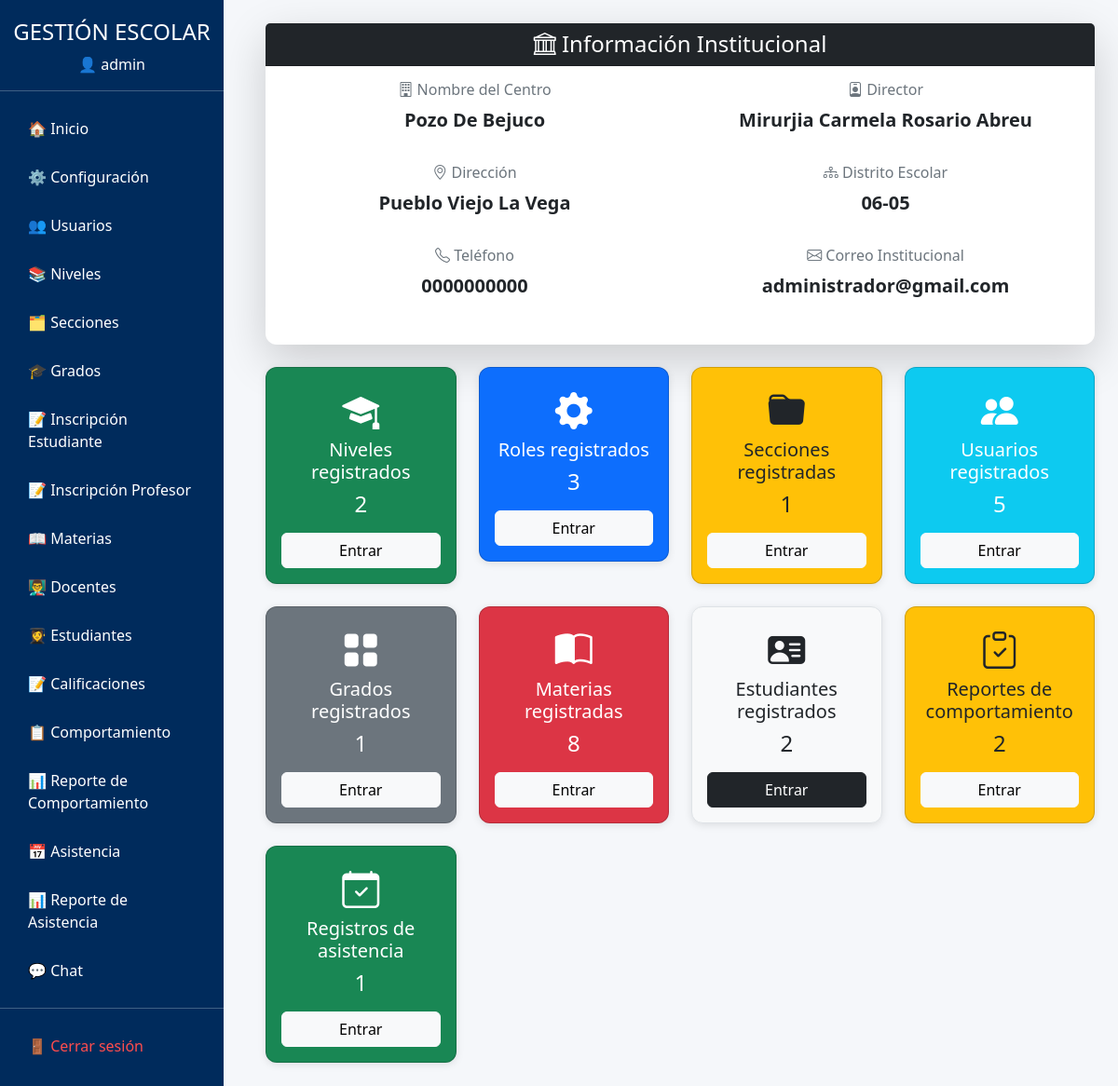
/principal.php (signed in), run on the app's committed database.
### tables this page shows
CREATE TABLE `configuracion` (
  `id` int(11) NOT NULL,
  `nombre_centro` varchar(150) NOT NULL,
  `direccion` varchar(200) NOT NULL,
  `distrito` varchar(100) NOT NULL,
  `telefono` varchar(20) DEFAULT NULL,
  `correo` varchar(150) DEFAULT NULL,
  `director` varchar(100) DEFAULT NULL,
  `fecha_creacion` date DEFAULT curdate()
);

### panel_admin.php (the view)
<?php
$niveles = $conn->query("SELECT COUNT(*) AS total FROM niveles")->fetch_assoc()['total'];
$roles = $conn->query("SELECT COUNT(*) AS total FROM roles")->fetch_assoc()['total'];
$secciones = $conn->query("SELECT COUNT(*) AS total FROM secciones")->fetch_assoc()['total'];
$usuarios = $conn->query("SELECT COUNT(*) AS total FROM usuarios")->fetch_assoc()['total'];
$grados = $conn->query("SELECT COUNT(*) AS total FROM grados1")->fetch_assoc()['total'];
$materias = $conn->query("SELECT COUNT(*) AS total FROM materias")->fetch_assoc()['total'];
$estudiantes = $conn->query("SELECT COUNT(*) AS total FROM estudiantes")->fetch_assoc()['total'];
$comportamiento = $conn->query("SELECT COUNT(*) AS total FROM comportamiento")->fetch_assoc()['total'];
$asistencia = $conn->query("SELECT COUNT(*) AS total FROM asistencia")->fetch_assoc()['total'];
$config = $conn->query("SELECT * FROM configuracion LIMIT 1")->fetch_assoc();
?>
<?php if (!empty($config)) { ?>
<div class="card shadow-lg mb-4 border-0">
    <div class="card-header bg-dark text-white text-center">
        <h4 class="mb-0"><i class="bi bi-bank"></i> Información Institucional</h4>
    </div>
    <div class="card-body">
        <div class="row mb-3">
            <div class="col-md-6">
                <h6 class="text-secondary"><i class="bi bi-building"></i> Nombre del Centro</h6>
                <p class="fs-5 fw-bold"><?php echo htmlspecialchars($config['nombre_centro']); ?></p>
            </div>
            <div class="col-md-6">
                <h6 class="text-secondary"><i class="bi bi-person-badge"></i> Director</h6>
                <p class="fs-5 fw-bold"><?php echo htmlspecialchars($config['director']); ?></p>
            </div>
        </div>
        <div class="row mb-3">
            <div class="col-md-6">
                <h6 class="text-secondary"><i class="bi bi-geo-alt"></i> Dirección</h6>
                <p class="fs-5"><?php echo htmlspecialchars($config['direccion']); ?></p>
            </div>
            <div class="col-md-6">
                <h6 class="text-secondary"><i class="bi bi-diagram-3"></i> Distrito Escolar</h6>
                <p class="fs-5"><?php echo htmlspecialchars($config['distrito']); ?></p>
            </div>
        </div>
        <div class="row mb-3">
            <div class="col-md-6">
                <h6 class="text-secondary"><i class="bi bi-telephone"></i> Teléfono</h6>
                <p class="fs-5"><?php echo htmlspecialchars($config['telefono']); ?></p>
            </div>
            <div class="col-md-6">
                <h6 class="text-secondary"><i class="bi bi-envelope"></i> Correo Institucional</h6>
                <p class="fs-5"><?php echo htmlspecialchars($config['correo']); ?></p>
            </div>
        </div>
    </div>
</div>
<?php } ?>
<div class="row g-4">
    <div class="col-md-3">
        <div class="card bg-success p-3 text-center text-white">
            <i class="bi bi-mortarboard-fill" style="font-size:40px;"></i>
            <h5>Niveles registrados</h5>
            <h4><?php echo $niveles; ?></h4>
            <a href="principal.php?seccion=niveles" class="btn btn-light mt-2 w-100">Entrar</a>
        </div>
    </div>
    <div class="col-md-3">
        <div class="card bg-primary p-3 text-center text-white">
            <i class="bi bi-gear-fill" style="font-size:40px;"></i>
            <h5>Roles registrados</h5>
            <h4><?php echo $roles; ?></h4>
            <a href="principal.php?seccion=roles" class="btn btn-light mt-2 w-100">Entrar</a>
        </div>
    </div>
    <div class="col-md-3">
        <div class="card bg-warning p-3 text-center text-dark">
            <i class="bi bi-folder-fill" style="font-size:40px;"></i>
            <h5>Secciones registradas</h5>
            <h4><?php echo $secciones; ?></h4>
            <a href="principal.php?seccion=secciones" class="btn btn-light mt-2 w-100">Entrar</a>
        </div>
    </div>
    <div class="col-md-3">
        <div class="card bg-info p-3 text-center text-white">
            <i class="bi bi-people-fill" style="font-size:40px;"></i>
            <h5>Usuarios registrados</h5>
            <h4><?php echo $usuarios; ?></h4>
            <a href="principal.php?seccion=usuarios" class="btn btn-light mt-2 w-100">Entrar</a>
        </div>
    </div>
    <div class="col-md-3">
        <div class="card bg-secondary p-3 text-center text-white">
            <i class="bi bi-grid-fill" style="font-size:40px;"></i>
            <h5>Grados registrados</h5>
            <h4><?php echo $grados; ?></h4>
            <a href="principal.php?seccion=grados" class="btn btn-light mt-2 w-100">Entrar</a>
        </div>
    </div>
    <div class="col-md-3">
        <div class="card bg-danger p-3 text-center text-white">
            <i class="bi bi-book-half" style="font-size:40px;"></i>
            <h5>Materias registradas</h5>
            <h4><?php echo $materias; ?></h4>
            <a href="principal.php?seccion=materias" class="btn btn-light mt-2 w-100">Entrar</a>
        </div>
    </div>
    <div class="col-md-3">
        <div class="card bg-light p-3 text-center text-dark border">
            <i class="bi bi-person-vcard-fill" style="font-size:40px;"></i>
            <h5>Estudiantes registrados</h5>
            <h4><?php echo $estudiantes; ?></h4>
            <a href="principal.php?seccion=estudiantes" class="btn btn-dark mt-2 w-100">Entrar</a>
        </div>
    </div>
    <div class="col-md-3">
        <div class="card bg-warning p-3 text-center text-dark">
            <i class="bi bi-clipboard-check" style="font-size:40px;"></i>
            <h5>Reportes de comportamiento</h5>
            <h4><?php echo $comportamiento; ?></h4>
            <a href="principal.php?seccion=comportamiento" class="btn btn-light mt-2 w-100">Entrar</a>
        </div>
    </div>
    <div class="col-md-3">
        <div class="card bg-success p-3 text-center text-white">
            <i class="bi bi-calendar-check" style="font-size:40px;"></i>
            <h5>Registros de asistencia</h5>
            <h4><?php echo $asistencia; ?></h4>
            <a href="principal.php?seccion=asistencia" class="btn btn-light mt-2 w-100">Entrar</a>
        </div>
    </div>
</div>

### principal.php (style rules this page uses)
body { background-color: #f5f7fa; }
.card { border-radius: 12px; box-shadow: 0 2px 8px rgba(0,0,0,0.1); text-align: center; font-weight: bold; }

### data on the page
configuracion: nombre_centro "Pozo De Bejuco", director "Mirurjia Carmela Rosario Abreu", direccion "Pueblo Viejo La Vega", distrito "06-05", telefono "0000000000", correo "administrador@gmail.com"

### other printed values
$nombre "admin"
$niveles "2"
$roles "3"
$secciones "1"
$usuarios "5"
$grados "1"
$materias "8"
$estudiantes "2"
$comportamiento "2"
$asistencia "1"
